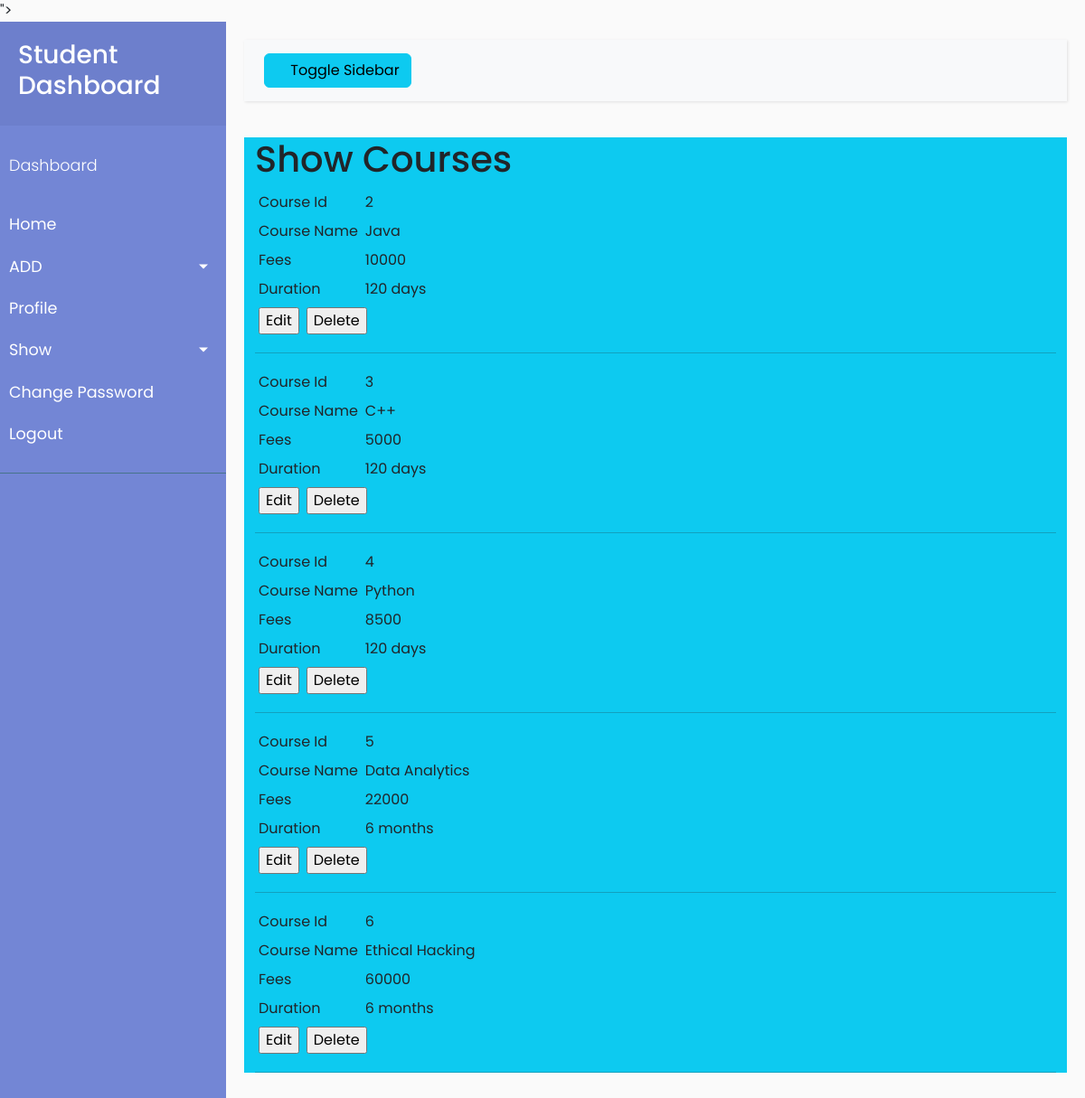
Page /show_courses/ (signed in) on the committed database.
### app1/models.py (models this page shows, shortened)
class course_master(models.Model):
    course_id = models.AutoField(primary_key=True)
    course_name = models.CharField(max_length=100)
    fees = models.CharField(max_length=100)
    duration = models.CharField(max_length=100)

### app1/views.py (the view)
# urls.py: path('show_courses/',show_courses),
def show_courses(request):
    if (request.session.has_key('usertype')):
        usertype = request.session['usertype']
        email = request.session['Email']
        if (usertype == 'admin'):
            obj = course_master.objects.all()
            return render(request,'show_courses.html',{'data':obj})
        else:
            return render(request,'show_courses.html')
    else:
        return HttpResponseRedirect('/auth_error/')

### app1/templates/show_courses.html (shortened to what this page needs)
{% extends "a1.html" %}
{% block m1 %}
<h1>Show Courses</h1>
{% if data %}
{% for k in data %}
<table cellpadding="4" >
    <tr>
        <td>Course Id</td>
        <td>{{k.course_id}}</td>
    </tr>
    <tr>
        <td>Course Name </td>
        <td>{{k.course_name}}</td>
    </tr>
    <tr>
        <td>Fees</td>
        <td>{{k.fees}}</td>
    </tr>
    <tr>
        <td>Duration</td>
        <td>{{k.duration}}</td>
    </tr>
</table>
<table cellpadding="4">
    <tr>
        <td>
            <form method="post" action="../edit_courses/">
                <input type="submit" name="B1" value="Edit">
            </form>
        </td>
        <td>
            <form method="post" action="../delete_courses/">
                <input type="submit" name="B1" value="Delete">
            </form>
        </td>
    </tr>
</table>
<hr />
{% endfor %}
{% endif %}
{% endblock %}

### app1/templates/a1.html (shortened to what this page needs)
<!doctype html>
<html lang="en">
  <head>
		<link rel="stylesheet" href="https://stackpath.bootstrapcdn.com/font-awesome/4.7.0/css/font-awesome.min.css">
		<link href="https://cdn.jsdelivr.net/npm/bootstrap@5.3.3/dist/css/bootstrap.min.css" rel="stylesheet">">
</head>
<body>
<div class="wrapper">
        <nav id="sidebar">
            <div class="sidebar-header">
                <h3>Student Dashboard</h3>
            </div>
            <ul class="list-unstyled components">
                <p>Dashboard</p>
                <li>
                    <a href="../admin_home/">Home</a>
                </li>
                <li >
                    <a href="#homeSubmenu" data-toggle="collapse" aria-expanded="false" class="dropdown-toggle" id="p2">ADD</a>
                </li>
                <li>
                    <a href="../admin_profile/">Profile</a>
                </li>
                <li>
                    <a href="#pageSubmenu" data-toggle="collapse" aria-expanded="false" class="dropdown-toggle" id="p3">Show</a>
                </li>
                <li>
                    <a href="../changepass_admin/">Change Password</a>
                </li>
                <li>
                    <a href="../logout/">Logout</a>
                </li>
            </ul>
        </nav>
        <div id="content">
            <nav class="navbar navbar-expand-lg navbar-light bg-light">
                <div class="container-fluid">
                    <button type="button" id="sidebarCollapse" class="btn btn-info">
                        <i class="fas fa-align-left"></i>
                        <span>Toggle Sidebar</span>
                    </button>
                </div>
            </nav>
          <div class="container-fluid bg-info " style="min-height:400px; background-color:#39F;">
              {% block m1 %}
              {% endblock %}
          </div>
<div class="container-fluid text-center" style='height:150px;'>
</div>
 </body>

### app1/templates/a1.html (style rules this page uses)
body { font-family: 'Poppins', sans-serif; background: #fafafa; }
p { font-family: 'Poppins', sans-serif; font-size: 1.1em; font-weight: 300; line-height: 1.7em; color: #999; }
a, a:hover, a:focus { color: inherit; text-decoration: none; transition: all 0.3s; }
.navbar { padding: 15px 10px; background: #fff; border: none; border-radius: 0; margin-bottom: 40px; box-shadow: 1px 1px 3px rgba(0, 0, 0, 0.1); }
.wrapper { display: flex; width: 100%; align-items: stretch; }
#sidebar { min-width: 250px; max-width: 250px; background: #7386D5; color: #fff; transition: all 0.3s; }
#sidebar .sidebar-header { padding: 20px; background: #6d7fcc; }
#sidebar ul.components { padding: 20px 0; border-bottom: 1px solid #47748b; }
#sidebar ul p { color: #fff; padding: 10px; }
#sidebar ul li a { padding: 10px; font-size: 1.1em; display: block; }
a[data-toggle="collapse"] { position: relative; }
.dropdown-toggle::after { display: block; position: absolute; top: 50%; right: 20px; transform: translateY(-50%); }
#content { width: 100%; padding: 20px; min-height: 100vh; transition: all 0.3s; }

### rows in the picture
course_master: course_id "2", course_name "Java", fees "10000", duration "120 days"
course_master: course_id "3", course_name "C++", fees "5000", duration "120 days"
course_master: course_id "4", course_name "Python", fees "8500", duration "120 days"
course_master: course_id "5", course_name "Data Analytics", fees "22000", duration "6 months"
course_master: course_id "6", course_name "Ethical Hacking", fees "60000", duration "6 months"
